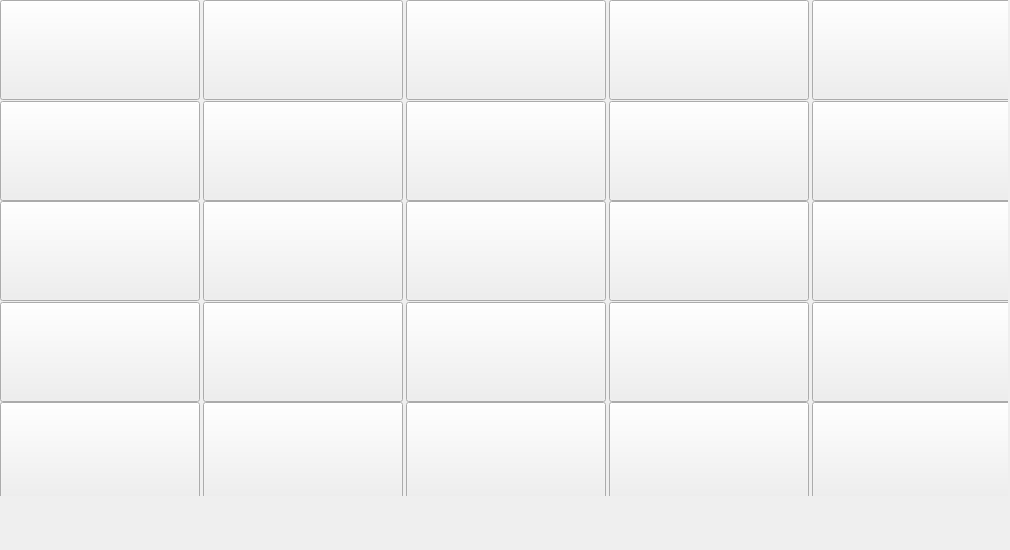
<?xml version="1.0" encoding="UTF-8"?>
<ui version="4.0">
 <class>Form</class>
 <widget class="QWidget" name="Form">
  <property name="geometry">
   <rect>
    <x>0</x>
    <y>0</y>
    <width>1010</width>
    <height>550</height>
   </rect>
  </property>
  <property name="sizePolicy">
   <sizepolicy hsizetype="Fixed" vsizetype="Fixed">
    <horstretch>0</horstretch>
    <verstretch>0</verstretch>
   </sizepolicy>
  </property>
  <property name="minimumSize">
   <size>
    <width>1010</width>
    <height>550</height>
   </size>
  </property>
  <property name="maximumSize">
   <size>
    <width>1010</width>
    <height>550</height>
   </size>
  </property>
  <property name="windowTitle">
   <string>Words to remember</string>
  </property>
  <widget class="QWidget" name="">
   <property name="geometry">
    <rect>
     <x>0</x>
     <y>0</y>
     <width>1008</width>
     <height>496</height>
    </rect>
   </property>
   <layout class="QGridLayout" name="gridLayout">
    <item row="0" column="0">
     <widget class="QPushButton" name="pushButton_1">
      <property name="sizePolicy">
       <sizepolicy hsizetype="Fixed" vsizetype="Fixed">
        <horstretch>0</horstretch>
        <verstretch>0</verstretch>
       </sizepolicy>
      </property>
      <property name="minimumSize">
       <size>
        <width>200</width>
        <height>100</height>
       </size>
      </property>
      <property name="text">
       <string/>
      </property>
     </widget>
    </item>
    <item row="0" column="1">
     <widget class="QPushButton" name="pushButton_2">
      <property name="sizePolicy">
       <sizepolicy hsizetype="Fixed" vsizetype="Fixed">
        <horstretch>0</horstretch>
        <verstretch>0</verstretch>
       </sizepolicy>
      </property>
      <property name="minimumSize">
       <size>
        <width>200</width>
        <height>100</height>
       </size>
      </property>
      <property name="text">
       <string/>
      </property>
     </widget>
    </item>
    <item row="0" column="2">
     <widget class="QPushButton" name="pushButton_3">
      <property name="sizePolicy">
       <sizepolicy hsizetype="Fixed" vsizetype="Fixed">
        <horstretch>0</horstretch>
        <verstretch>0</verstretch>
       </sizepolicy>
      </property>
      <property name="minimumSize">
       <size>
        <width>200</width>
        <height>100</height>
       </size>
      </property>
      <property name="text">
       <string/>
      </property>
     </widget>
    </item>
    <item row="0" column="3">
     <widget class="QPushButton" name="pushButton_4">
      <property name="sizePolicy">
       <sizepolicy hsizetype="Fixed" vsizetype="Fixed">
        <horstretch>0</horstretch>
        <verstretch>0</verstretch>
       </sizepolicy>
      </property>
      <property name="minimumSize">
       <size>
        <width>200</width>
        <height>100</height>
       </size>
      </property>
      <property name="text">
       <string/>
      </property>
     </widget>
    </item>
    <item row="0" column="4">
     <widget class="QPushButton" name="pushButton_5">
      <property name="sizePolicy">
       <sizepolicy hsizetype="Fixed" vsizetype="Fixed">
        <horstretch>0</horstretch>
        <verstretch>0</verstretch>
       </sizepolicy>
      </property>
      <property name="minimumSize">
       <size>
        <width>200</width>
        <height>100</height>
       </size>
      </property>
      <property name="text">
       <string/>
      </property>
     </widget>
    </item>
    <item row="1" column="0">
     <widget class="QPushButton" name="pushButton_8">
      <property name="sizePolicy">
       <sizepolicy hsizetype="Fixed" vsizetype="Fixed">
        <horstretch>0</horstretch>
        <verstretch>0</verstretch>
       </sizepolicy>
      </property>
      <property name="minimumSize">
       <size>
        <width>200</width>
        <height>100</height>
       </size>
      </property>
      <property name="text">
       <string/>
      </property>
     </widget>
    </item>
    <item row="1" column="1">
     <widget class="QPushButton" name="pushButton_6">
      <property name="sizePolicy">
       <sizepolicy hsizetype="Fixed" vsizetype="Fixed">
        <horstretch>0</horstretch>
        <verstretch>0</verstretch>
       </sizepolicy>
      </property>
      <property name="minimumSize">
       <size>
        <width>200</width>
        <height>100</height>
       </size>
      </property>
      <property name="text">
       <string/>
      </property>
     </widget>
    </item>
    <item row="1" column="2">
     <widget class="QPushButton" name="pushButton_9">
      <property name="sizePolicy">
       <sizepolicy hsizetype="Fixed" vsizetype="Fixed">
        <horstretch>0</horstretch>
        <verstretch>0</verstretch>
       </sizepolicy>
      </property>
      <property name="minimumSize">
       <size>
        <width>200</width>
        <height>100</height>
       </size>
      </property>
      <property name="text">
       <string/>
      </property>
     </widget>
    </item>
    <item row="1" column="3">
     <widget class="QPushButton" name="pushButton_7">
      <property name="sizePolicy">
       <sizepolicy hsizetype="Fixed" vsizetype="Fixed">
        <horstretch>0</horstretch>
        <verstretch>0</verstretch>
       </sizepolicy>
      </property>
      <property name="minimumSize">
       <size>
        <width>200</width>
        <height>100</height>
       </size>
      </property>
      <property name="text">
       <string/>
      </property>
     </widget>
    </item>
    <item row="1" column="4">
     <widget class="QPushButton" name="pushButton_10">
      <property name="sizePolicy">
       <sizepolicy hsizetype="Fixed" vsizetype="Fixed">
        <horstretch>0</horstretch>
        <verstretch>0</verstretch>
       </sizepolicy>
      </property>
      <property name="minimumSize">
       <size>
        <width>200</width>
        <height>100</height>
       </size>
      </property>
      <property name="text">
       <string/>
      </property>
     </widget>
    </item>
    <item row="2" column="0">
     <widget class="QPushButton" name="pushButton_13">
      <property name="sizePolicy">
       <sizepolicy hsizetype="Fixed" vsizetype="Fixed">
        <horstretch>0</horstretch>
        <verstretch>0</verstretch>
       </sizepolicy>
      </property>
      <property name="minimumSize">
       <size>
        <width>200</width>
        <height>100</height>
       </size>
      </property>
      <property name="text">
       <string/>
      </property>
     </widget>
    </item>
    <item row="2" column="1">
     <widget class="QPushButton" name="pushButton_11">
      <property name="sizePolicy">
       <sizepolicy hsizetype="Fixed" vsizetype="Fixed">
        <horstretch>0</horstretch>
        <verstretch>0</verstretch>
       </sizepolicy>
      </property>
      <property name="minimumSize">
       <size>
        <width>200</width>
        <height>100</height>
       </size>
      </property>
      <property name="text">
       <string/>
      </property>
     </widget>
    </item>
    <item row="2" column="2">
     <widget class="QPushButton" name="pushButton_14">
      <property name="sizePolicy">
       <sizepolicy hsizetype="Fixed" vsizetype="Fixed">
        <horstretch>0</horstretch>
        <verstretch>0</verstretch>
       </sizepolicy>
      </property>
      <property name="minimumSize">
       <size>
        <width>200</width>
        <height>100</height>
       </size>
      </property>
      <property name="text">
       <string/>
      </property>
     </widget>
    </item>
    <item row="2" column="3">
     <widget class="QPushButton" name="pushButton_12">
      <property name="sizePolicy">
       <sizepolicy hsizetype="Fixed" vsizetype="Fixed">
        <horstretch>0</horstretch>
        <verstretch>0</verstretch>
       </sizepolicy>
      </property>
      <property name="minimumSize">
       <size>
        <width>200</width>
        <height>100</height>
       </size>
      </property>
      <property name="text">
       <string/>
      </property>
     </widget>
    </item>
    <item row="2" column="4">
     <widget class="QPushButton" name="pushButton_15">
      <property name="sizePolicy">
       <sizepolicy hsizetype="Fixed" vsizetype="Fixed">
        <horstretch>0</horstretch>
        <verstretch>0</verstretch>
       </sizepolicy>
      </property>
      <property name="minimumSize">
       <size>
        <width>200</width>
        <height>100</height>
       </size>
      </property>
      <property name="text">
       <string/>
      </property>
     </widget>
    </item>
    <item row="3" column="0">
     <widget class="QPushButton" name="pushButton_18">
      <property name="sizePolicy">
       <sizepolicy hsizetype="Fixed" vsizetype="Fixed">
        <horstretch>0</horstretch>
        <verstretch>0</verstretch>
       </sizepolicy>
      </property>
      <property name="minimumSize">
       <size>
        <width>200</width>
        <height>100</height>
       </size>
      </property>
      <property name="text">
       <string/>
      </property>
     </widget>
    </item>
    <item row="3" column="1">
     <widget class="QPushButton" name="pushButton_16">
      <property name="sizePolicy">
       <sizepolicy hsizetype="Fixed" vsizetype="Fixed">
        <horstretch>0</horstretch>
        <verstretch>0</verstretch>
       </sizepolicy>
      </property>
      <property name="minimumSize">
       <size>
        <width>200</width>
        <height>100</height>
       </size>
      </property>
      <property name="text">
       <string/>
      </property>
     </widget>
    </item>
    <item row="3" column="2">
     <widget class="QPushButton" name="pushButton_19">
      <property name="sizePolicy">
       <sizepolicy hsizetype="Fixed" vsizetype="Fixed">
        <horstretch>0</horstretch>
        <verstretch>0</verstretch>
       </sizepolicy>
      </property>
      <property name="minimumSize">
       <size>
        <width>200</width>
        <height>100</height>
       </size>
      </property>
      <property name="text">
       <string/>
      </property>
     </widget>
    </item>
    <item row="3" column="3">
     <widget class="QPushButton" name="pushButton_17">
      <property name="sizePolicy">
       <sizepolicy hsizetype="Fixed" vsizetype="Fixed">
        <horstretch>0</horstretch>
        <verstretch>0</verstretch>
       </sizepolicy>
      </property>
      <property name="minimumSize">
       <size>
        <width>200</width>
        <height>100</height>
       </size>
      </property>
      <property name="text">
       <string/>
      </property>
     </widget>
    </item>
    <item row="3" column="4">
     <widget class="QPushButton" name="pushButton_20">
      <property name="sizePolicy">
       <sizepolicy hsizetype="Fixed" vsizetype="Fixed">
        <horstretch>0</horstretch>
        <verstretch>0</verstretch>
       </sizepolicy>
      </property>
      <property name="minimumSize">
       <size>
        <width>200</width>
        <height>100</height>
       </size>
      </property>
      <property name="text">
       <string/>
      </property>
     </widget>
    </item>
    <item row="4" column="0">
     <widget class="QPushButton" name="pushButton_23">
      <property name="sizePolicy">
       <sizepolicy hsizetype="Fixed" vsizetype="Fixed">
        <horstretch>0</horstretch>
        <verstretch>0</verstretch>
       </sizepolicy>
      </property>
      <property name="minimumSize">
       <size>
        <width>200</width>
        <height>100</height>
       </size>
      </property>
      <property name="text">
       <string/>
      </property>
     </widget>
    </item>
    <item row="4" column="1">
     <widget class="QPushButton" name="pushButton_21">
      <property name="sizePolicy">
       <sizepolicy hsizetype="Fixed" vsizetype="Fixed">
        <horstretch>0</horstretch>
        <verstretch>0</verstretch>
       </sizepolicy>
      </property>
      <property name="minimumSize">
       <size>
        <width>200</width>
        <height>100</height>
       </size>
      </property>
      <property name="text">
       <string/>
      </property>
     </widget>
    </item>
    <item row="4" column="2">
     <widget class="QPushButton" name="pushButton_24">
      <property name="sizePolicy">
       <sizepolicy hsizetype="Fixed" vsizetype="Fixed">
        <horstretch>0</horstretch>
        <verstretch>0</verstretch>
       </sizepolicy>
      </property>
      <property name="minimumSize">
       <size>
        <width>200</width>
        <height>100</height>
       </size>
      </property>
      <property name="text">
       <string/>
      </property>
     </widget>
    </item>
    <item row="4" column="3">
     <widget class="QPushButton" name="pushButton_22">
      <property name="sizePolicy">
       <sizepolicy hsizetype="Fixed" vsizetype="Fixed">
        <horstretch>0</horstretch>
        <verstretch>0</verstretch>
       </sizepolicy>
      </property>
      <property name="minimumSize">
       <size>
        <width>200</width>
        <height>100</height>
       </size>
      </property>
      <property name="text">
       <string/>
      </property>
     </widget>
    </item>
    <item row="4" column="4">
     <widget class="QPushButton" name="pushButton_25">
      <property name="sizePolicy">
       <sizepolicy hsizetype="Fixed" vsizetype="Fixed">
        <horstretch>0</horstretch>
        <verstretch>0</verstretch>
       </sizepolicy>
      </property>
      <property name="minimumSize">
       <size>
        <width>200</width>
        <height>100</height>
       </size>
      </property>
      <property name="text">
       <string/>
      </property>
     </widget>
    </item>
   </layout>
  </widget>
 </widget>
 <resources/>
 <connections/>
</ui>
